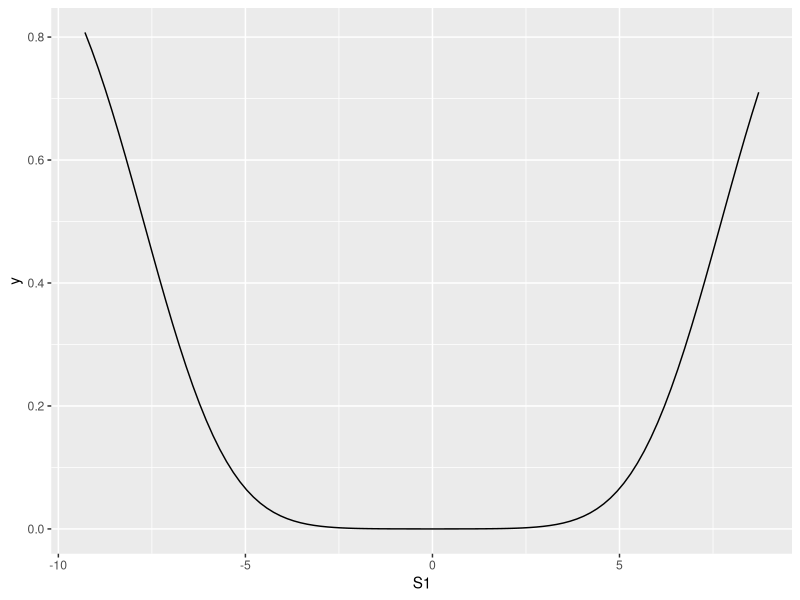
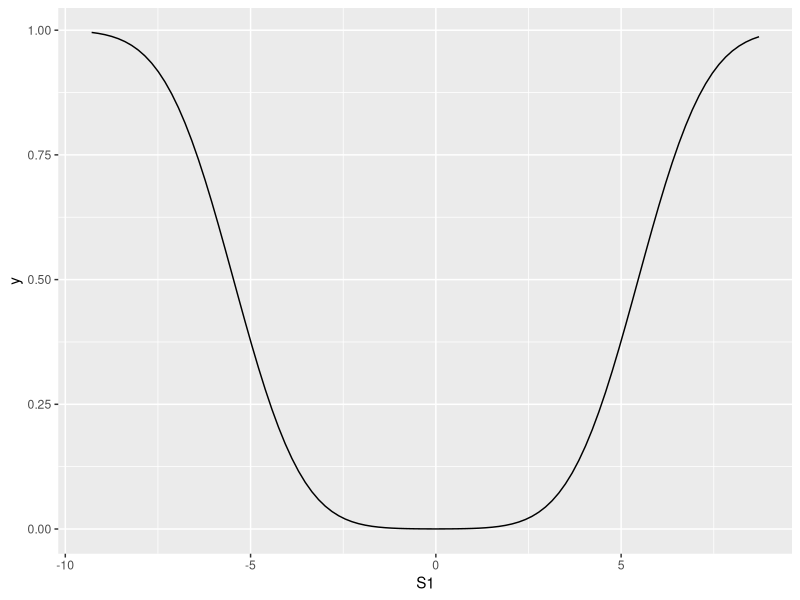
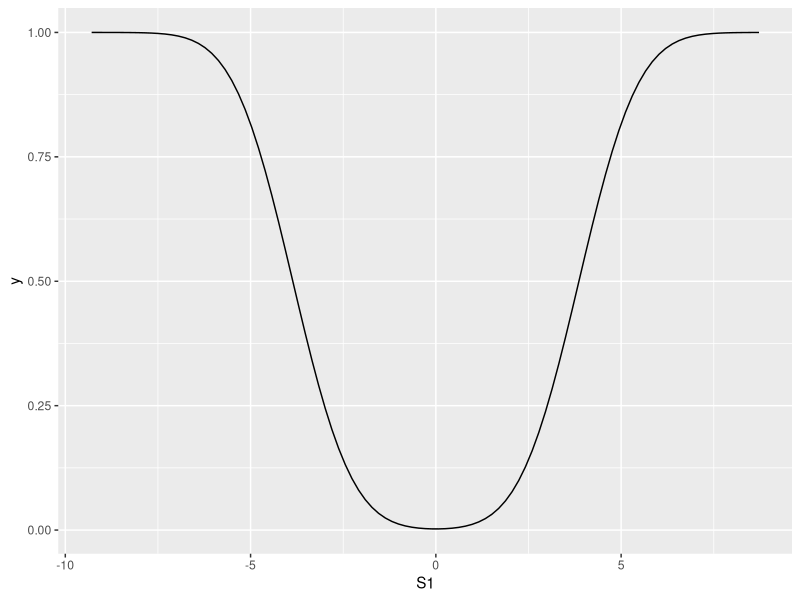
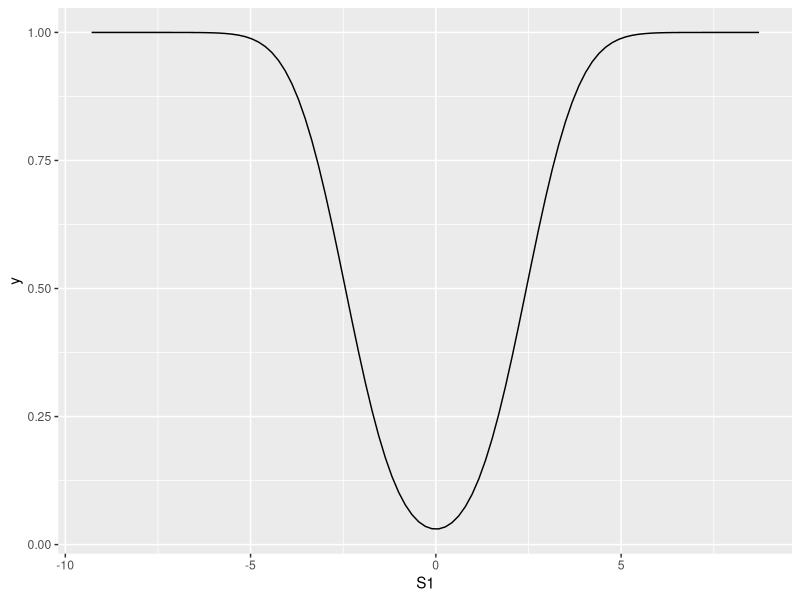

These figures' R source, in order:
#predicting whether s2 replicates given s1. Different Sample Size 

library(tidyverse)
library(MASS)
library(ggplot2)
library(dplyr)
library(plyr)
library(reshape2)

#simulating data 
sigma<-sqrt(.002)
N=50
N_1=10000
zScore=5.2

#probability of s2 replicating given s1
calculate_pcondtional<-function(s1,sampleS1, sampleS2){
  sd_S1<-sqrt(sampleS1*sigma^2+1)
  sd_S2<-sqrt(sampleS2*sigma^2+1)
  mean<-(sqrt(sampleS1*sampleS2)*sigma^2*s1)/(sd_S1^2)
  var2<-1+((sampleS2*sigma^2)/(sd_S1)^2)
  p<- (1-pnorm(zScore, mean, sqrt(var2)))+pnorm(-zScore, mean, sqrt(var2))
  return(p)
}


s1_dist<-rnorm(n=N, mean=0, sd=sqrt(sigma^2*N_1+1))
s2_dist1<-rnorm(n=N, mean=0, sd=sqrt(sigma^2*N_1*0.5+1))
s2_dist2<-rnorm(n=N, mean=0, sd=sqrt(sigma^2*N_1*1+1))
s2_dist3<-rnorm(n=N, mean=0, sd=sqrt(sigma^2*N_1*2+1))
s2_dist4<-rnorm(n=N, mean=0, sd=sqrt(sigma^2*N_1*5+1))

table1<-as.data.frame(matrix(nrow=N, ncol=4))
colnames(table1)=c("N1", "N2", "S1", "Ps2")
table1$N1<-rep(N_1, N)
table1$N2<-rep(N_1*0.5, N)
table1$S1<-s1_dist
table1$Ps2<-calculate_pcondtional(table1$S1, N_1, table1$N2[1])

P_S1_1<-ggplot(data=table1, mapping=aes(x=S1))+
  stat_function(fun=calculate_pcondtional, args=list(sampleS1=N_1, sampleS2=N_1*0.5))

P_S1_1


table2<-as.data.frame(matrix(nrow=N, ncol=4))
colnames(table2)=c("N1", "N2", "S1", "Ps2")
table2$N1<-rep(N_1, N)
table2$N2<-rep(N_1, N)
table2$S1<-s1_dist
table2$Ps2<-calculate_pcondtional(table2$S1, N_1, table2$N2[1])

P_S1_2<-ggplot(data=table2, mapping=aes(x=S1))+
  stat_function(fun=calculate_pcondtional, args=list(sampleS1=N_1, sampleS2=N_1))

P_S1_2

table3<-as.data.frame(matrix(nrow=N, ncol=4))
colnames(table3)=c("N1", "N2", "S1", "Ps2")
table3$N1<-rep(N_1, N)
table3$N2<-rep(N_1*2, N)
table3$S1<-s1_dist
table3$Ps2<-calculate_pcondtional(table3$S1, N_1, table3$N2[1])

P_S1_3<-ggplot(data=table3, mapping=aes(x=S1))+
  stat_function(fun=calculate_pcondtional, args=list(sampleS1=N_1, sampleS2=N_1*2))

P_S1_3


table4<-as.data.frame(matrix(nrow=N, ncol=4))
colnames(table4)=c("N1", "N2", "S1", "Ps2")
table4$N1<-rep(N_1, N)
table4$N2<-rep(N_1*5, N)
table4$S1<-s1_dist
table4$Ps2<-calculate_pcondtional(table4$S1, N_1, table4$N2[1])

P_S1_4<-ggplot(data=table4, mapping=aes(x=S1))+
  stat_function(fun=calculate_pcondtional, args=list(sampleS1=N_1, sampleS2=N_1*5))


P_S1_4



#plotting probabilities 
probabilties_conditional<-ggplot(data=filter(table2, S1>0 & S1<100), mapping = aes(x=S1))+
  stat_function(fun=calculate_pcondtional, args=list(sampleS1=N_1, sampleS2=N_1))

probabilties_conditional<-ggplot(data=filter(table3, S1>0 & S1<100), mapping = aes(x=S1))+
  stat_function(fun=calculate_pcondtional, args=list(sampleS1=N_1, sampleS2=N_1*2))

